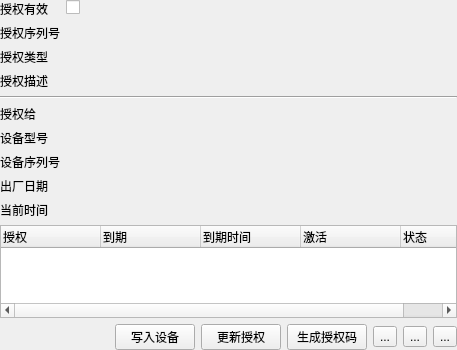
<?xml version="1.0" encoding="UTF-8"?>
<ui version="4.0">
 <class>LicenseEditor</class>
 <widget class="QWidget" name="LicenseEditor">
  <property name="geometry">
   <rect>
    <x>0</x>
    <y>0</y>
    <width>457</width>
    <height>350</height>
   </rect>
  </property>
  <layout class="QGridLayout" name="gridLayout">
   <property name="leftMargin">
    <number>0</number>
   </property>
   <property name="topMargin">
    <number>0</number>
   </property>
   <property name="rightMargin">
    <number>0</number>
   </property>
   <property name="bottomMargin">
    <number>0</number>
   </property>
   <item row="0" column="1">
    <layout class="QFormLayout" name="infoLayout">
     <item row="0" column="0">
      <widget class="QLabel" name="isValidTitle">
       <property name="text">
        <string>授权有效</string>
       </property>
      </widget>
     </item>
     <item row="0" column="1">
      <widget class="QCheckBox" name="isValid">
       <property name="text">
        <string/>
       </property>
      </widget>
     </item>
     <item row="1" column="0">
      <widget class="QLabel" name="deviceSerialTitle">
       <property name="text">
        <string>授权序列号</string>
       </property>
      </widget>
     </item>
     <item row="1" column="1">
      <widget class="QLabel" name="deviceId">
       <property name="text">
        <string/>
       </property>
       <property name="textInteractionFlags">
        <set>Qt::LinksAccessibleByMouse|Qt::TextSelectableByKeyboard|Qt::TextSelectableByMouse</set>
       </property>
      </widget>
     </item>
     <item row="2" column="0">
      <widget class="QLabel" name="label">
       <property name="text">
        <string>授权类型</string>
       </property>
      </widget>
     </item>
     <item row="2" column="1">
      <widget class="QLabel" name="deviceType">
       <property name="text">
        <string/>
       </property>
      </widget>
     </item>
     <item row="3" column="0">
      <widget class="QLabel" name="label_3">
       <property name="text">
        <string>授权描述</string>
       </property>
      </widget>
     </item>
     <item row="3" column="1">
      <widget class="QLabel" name="deviceDesc">
       <property name="text">
        <string/>
       </property>
      </widget>
     </item>
     <item row="4" column="0" colspan="2">
      <widget class="Line" name="line">
       <property name="orientation">
        <enum>Qt::Horizontal</enum>
       </property>
      </widget>
     </item>
     <item row="5" column="0">
      <widget class="QLabel" name="customerTitle">
       <property name="text">
        <string>授权给</string>
       </property>
      </widget>
     </item>
     <item row="5" column="1">
      <widget class="QLabel" name="licenseCustomer">
       <property name="text">
        <string/>
       </property>
       <property name="textInteractionFlags">
        <set>Qt::LinksAccessibleByMouse|Qt::TextEditable|Qt::TextEditorInteraction|Qt::TextSelectableByKeyboard|Qt::TextSelectableByMouse</set>
       </property>
      </widget>
     </item>
     <item row="6" column="0">
      <widget class="QLabel" name="typeTitle">
       <property name="text">
        <string>设备型号</string>
       </property>
      </widget>
     </item>
     <item row="6" column="1">
      <widget class="QLabel" name="licenseModel">
       <property name="text">
        <string/>
       </property>
       <property name="textInteractionFlags">
        <set>Qt::LinksAccessibleByMouse|Qt::TextSelectableByKeyboard|Qt::TextSelectableByMouse</set>
       </property>
      </widget>
     </item>
     <item row="7" column="0">
      <widget class="QLabel" name="serialTitle">
       <property name="text">
        <string>设备序列号</string>
       </property>
      </widget>
     </item>
     <item row="7" column="1">
      <widget class="QLabel" name="licenseSerial">
       <property name="text">
        <string/>
       </property>
       <property name="textInteractionFlags">
        <set>Qt::LinksAccessibleByMouse|Qt::TextSelectableByKeyboard|Qt::TextSelectableByMouse</set>
       </property>
      </widget>
     </item>
     <item row="8" column="0">
      <widget class="QLabel" name="dateTitle">
       <property name="text">
        <string>出厂日期</string>
       </property>
      </widget>
     </item>
     <item row="8" column="1">
      <widget class="QLabel" name="licenseDate">
       <property name="text">
        <string/>
       </property>
       <property name="textInteractionFlags">
        <set>Qt::LinksAccessibleByMouse|Qt::TextSelectableByKeyboard|Qt::TextSelectableByMouse</set>
       </property>
      </widget>
     </item>
     <item row="9" column="0">
      <widget class="QLabel" name="deviceTimeTitle">
       <property name="text">
        <string>当前时间</string>
       </property>
      </widget>
     </item>
     <item row="9" column="1">
      <widget class="QLabel" name="deviceTime">
       <property name="text">
        <string/>
       </property>
      </widget>
     </item>
    </layout>
   </item>
   <item row="1" column="1">
    <widget class="QTreeWidget" name="levels">
     <property name="dragDropMode">
      <enum>QAbstractItemView::InternalMove</enum>
     </property>
     <property name="rootIsDecorated">
      <bool>false</bool>
     </property>
     <column>
      <property name="text">
       <string>授权</string>
      </property>
     </column>
     <column>
      <property name="text">
       <string>到期</string>
      </property>
     </column>
     <column>
      <property name="text">
       <string>到期时间</string>
      </property>
     </column>
     <column>
      <property name="text">
       <string>激活</string>
      </property>
     </column>
     <column>
      <property name="text">
       <string>状态</string>
      </property>
     </column>
    </widget>
   </item>
   <item row="2" column="1">
    <layout class="QHBoxLayout" name="horizontalLayout">
     <item>
      <spacer name="horizontalSpacer">
       <property name="orientation">
        <enum>Qt::Horizontal</enum>
       </property>
       <property name="sizeHint" stdset="0">
        <size>
         <width>40</width>
         <height>20</height>
        </size>
       </property>
      </spacer>
     </item>
     <item>
      <widget class="QPushButton" name="update">
       <property name="text">
        <string>写入设备</string>
       </property>
      </widget>
     </item>
     <item>
      <widget class="QPushButton" name="recharge">
       <property name="text">
        <string>更新授权</string>
       </property>
      </widget>
     </item>
     <item>
      <widget class="QPushButton" name="generateRecharge">
       <property name="text">
        <string>生成授权码</string>
       </property>
      </widget>
     </item>
     <item>
      <widget class="QToolButton" name="editConfig">
       <property name="text">
        <string>...</string>
       </property>
       <property name="icon">
        <iconset resource="../../resources/icons/Fatcow.qrc">
         <normaloff>:/fatcow/16x16/cog_edit.png</normaloff>:/fatcow/16x16/cog_edit.png</iconset>
       </property>
      </widget>
     </item>
     <item>
      <widget class="QToolButton" name="addLevel">
       <property name="text">
        <string>...</string>
       </property>
       <property name="icon">
        <iconset resource="../../../Resources/Resources.qrc">
         <normaloff>:/icons/plus.png</normaloff>:/icons/plus.png</iconset>
       </property>
      </widget>
     </item>
     <item>
      <widget class="QToolButton" name="removeLevel">
       <property name="text">
        <string>...</string>
       </property>
       <property name="icon">
        <iconset resource="../../../Resources/Resources.qrc">
         <normaloff>:/icons/minus.png</normaloff>:/icons/minus.png</iconset>
       </property>
      </widget>
     </item>
    </layout>
   </item>
  </layout>
 </widget>
 <resources>
  <include location="../../resources/icons/Fatcow.qrc"/>
  <include location="../../../Resources/Resources.qrc"/>
 </resources>
 <connections/>
</ui>
